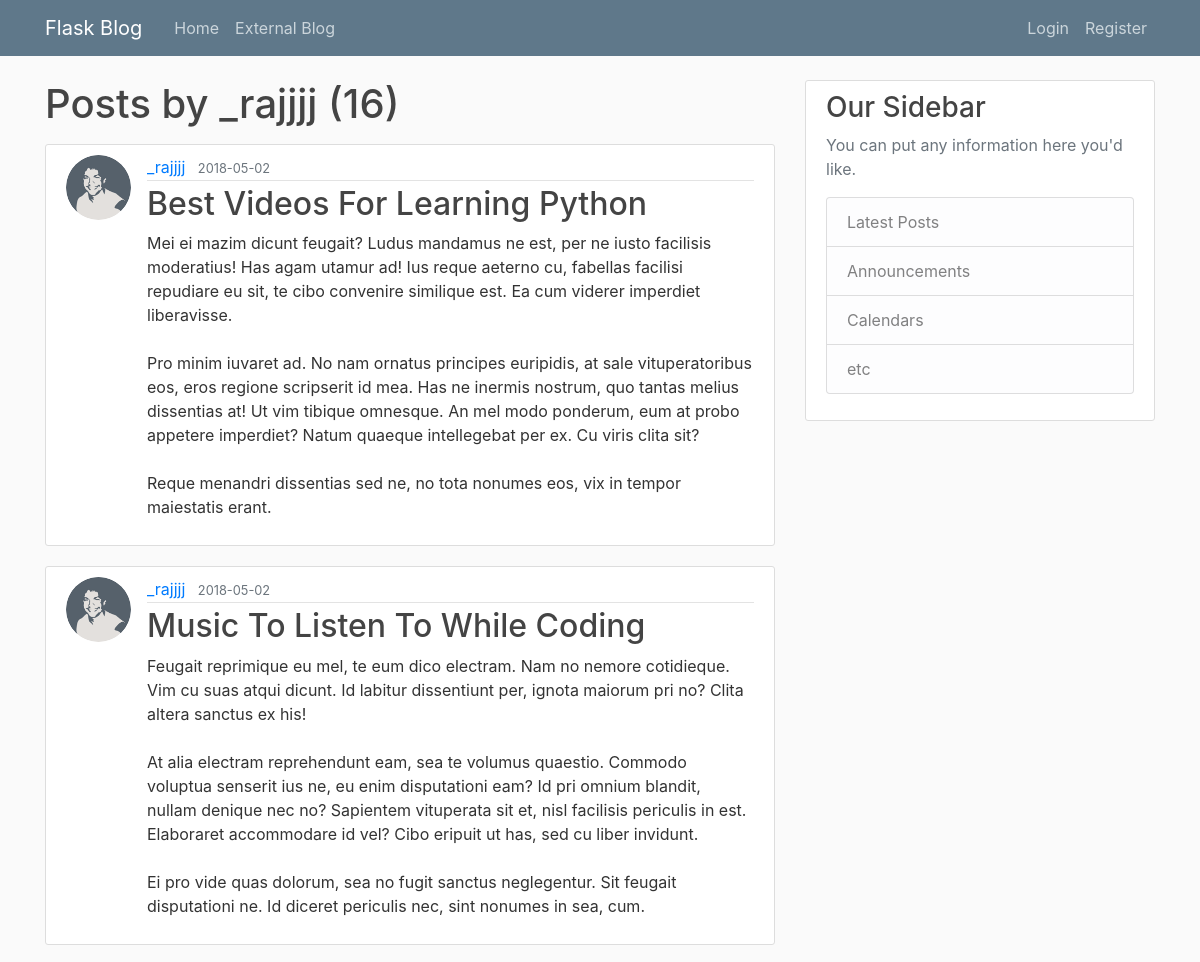
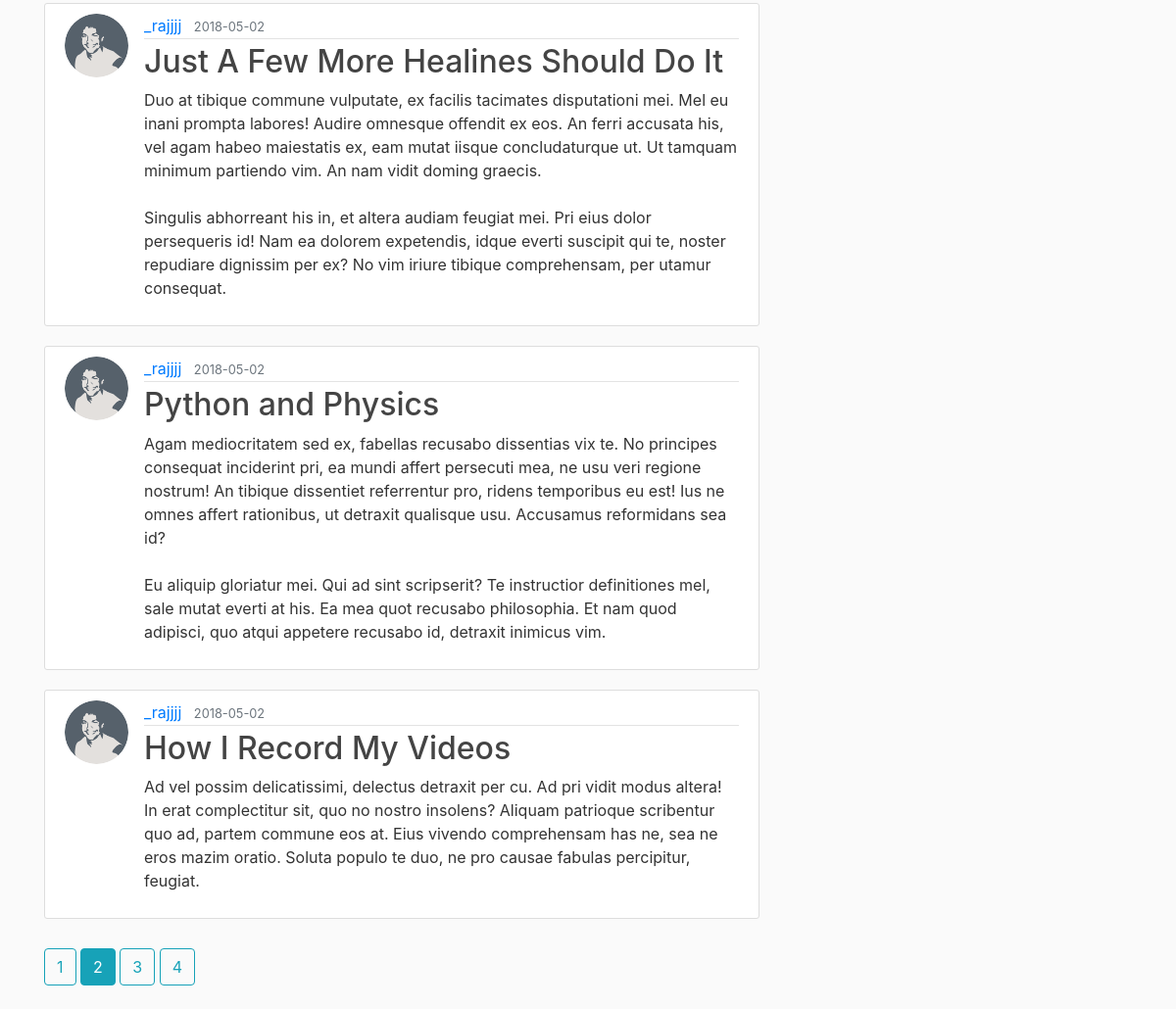
/user/_rajjjj?page=2, run on the app's committed database (2 pictures, top to bottom).
### flaskblog/models.py (models this page shows, shortened)
class User(db.Model, UserMixin):
    id = db.Column(db.Integer, primary_key=True)
    username = db.Column(db.String(20), unique=True, nullable=False)
    email = db.Column(db.String(120), unique=True, nullable=False)
    image_file = db.Column(db.String(20), nullable=False, default='default.jpg')
    password = db.Column(db.String(60), nullable=False)
    posts = db.relationship('Post', backref='author', lazy=True)

class Post(db.Model):
    id = db.Column(db.Integer, primary_key=True)
    title = db.Column(db.String(100), nullable=False)
    date_posted = db.Column(db.DateTime, nullable=False, default=datetime.utcnow)
    content = db.Column(db.Text, nullable=False)
    user_id = db.Column(db.Integer, db.ForeignKey('user.id'), nullable=False)

### flaskblog/routes.py (the view)
@app.route("/user/<string:username>")
def user_posts(username):
    page = request.args.get('page', 1, type=int)
    user = User.query.filter_by(username=username).first_or_404()
    posts = Post.query.filter_by(author=user)\
        .order_by(Post.date_posted.desc())\
        .paginate(page=page, per_page=5)
    return render_template('user_posts.html', posts=posts, user=user)

### flaskblog/templates/user_posts.html
{% extends "layout.html" %}
{% block content %}
    <h1 class="mb-3">Posts by {{ user.username }} ({{ posts.total }})</h1>
    {% for post in posts.items %}
        <article class="media content-section">
          <img class="rounded-circle article-img" src="{{ url_for('static', filename='profile_pics/' + post.author.image_file) }}">
          <div class="media-body">
            <div class="article-metadata">
              <a class="mr-2" href="{{ url_for('user_posts', username=post.author.username) }}">{{ post.author.username }}</a>
              <small class="text-muted">{{ post.date_posted.strftime('%Y-%m-%d') }}</small>
            </div>
            <h2><a class="article-title" href="{{ url_for('post', post_id=post.id) }}">{{ post.title }}</a></h2>
            <p class="article-content">{{ post.content }}</p>
          </div>
        </article>
    {% endfor %}
    {% for page_num in posts.iter_pages(left_edge=1, right_edge=1, left_current=1, right_current=2) %}
      {% if page_num %}
        {% if posts.page == page_num %}
          <a class="btn btn-info mb-4" href="{{ url_for('user_posts', username=user.username, page=page_num) }}">{{ page_num }}</a>
        {% else %}
          <a class="btn btn-outline-info mb-4" href="{{ url_for('user_posts', username=user.username, page=page_num) }}">{{ page_num }}</a>
        {% endif %}
      {% else %}
        ...
      {% endif %}
    {% endfor %}
{% endblock content %}

### flaskblog/static/main.css (style rules this page uses)
body { background: #fafafa; color: #333333; margin-top: 5rem; }
h1, h2, h3, h4, h5, h6 { color: #444444; }
.content-section { background: #ffffff; padding: 10px 20px; border: 1px solid #dddddd; border-radius: 3px; margin-bottom: 20px; }
.article-title { color: #444444; }
.article-content { white-space: pre-line; }
.article-img { height: 65px; width: 65px; margin-right: 16px; }
.article-metadata { padding-bottom: 1px; margin-bottom: 4px; border-bottom: 1px solid #e3e3e3 }
.btn { padding: .375rem .75rem; margin-top:10px; }

### data on the page
User: username "_rajjjj"
Post: image_file (picture), author.username "_rajjjj", date_posted "2018-05-02", title "Best Videos For Learning Python", content "Mei ei mazim dicunt feugait? Ludus mandamus ne est, per ne iusto facilisis moderatius! Has agam utamur ad! Ius reque aeterno cu, fabellas facilisi repudiare eu sit, te cibo convenire similique est. Ea cum viderer imperdiet liberavisse. Pro minim iuvaret ad. No nam ornatus principes euripidis, at sale vituperatoribus eos, eros regione scripserit id mea. Has ne inermis nostrum, quo tantas melius dissentias at! Ut vim tibique omnesque. An mel modo ponderum, eum at probo appetere imperdiet? Natum quaeque intellegebat per ex. Cu viris clita sit? Reque menandri dissentias sed ne, no tota nonumes eos, vix in tempor maiestatis erant."
Post: image_file (picture), author.username "_rajjjj", date_posted "2018-05-02", title "Music To Listen To While Coding", content "Feugait reprimique eu mel, te eum dico electram. Nam no nemore cotidieque. Vim cu suas atqui dicunt. Id labitur dissentiunt per, ignota maiorum pri no? Clita altera sanctus ex his! At alia electram reprehendunt eam, sea te volumus quaestio. Commodo voluptua senserit ius ne, eu enim disputationi eam? Id pri omnium blandit, nullam denique nec no? Sapientem vituperata sit et, nisl facilisis periculis in est. Elaboraret accommodare id vel? Cibo eripuit ut has, sed cu liber invidunt. Ei pro vide quas dolorum, sea no fugit sanctus neglegentur. Sit feugait disputationi ne. Id diceret periculis nec, sint nonumes in sea, cum."
Post: image_file (picture), author.username "_rajjjj", date_posted "2018-05-02", title "Just A Few More Healines Should Do It", content "Duo at tibique commune vulputate, ex facilis tacimates disputationi mei. Mel eu inani prompta labores! Audire omnesque offendit ex eos. An ferri accusata his, vel agam habeo maiestatis ex, eam mutat iisque concludaturque ut. Ut tamquam minimum partiendo vim. An nam vidit doming graecis. Singulis abhorreant his in, et altera audiam feugiat mei. Pri eius dolor persequeris id! Nam ea dolorem expetendis, idque everti suscipit qui te, noster repudiare dignissim per ex? No vim iriure tibique comprehensam, per utamur consequat."
Post: image_file (picture), author.username "_rajjjj", date_posted "2018-05-02", title "Python and Physics", content "Agam mediocritatem sed ex, fabellas recusabo dissentias vix te. No principes consequat inciderint pri, ea mundi affert persecuti mea, ne usu veri regione nostrum! An tibique dissentiet referrentur pro, ridens temporibus eu est! Ius ne omnes affert rationibus, ut detraxit qualisque usu. Accusamus reformidans sea id? Eu aliquip gloriatur mei. Qui ad sint scripserit? Te instructior definitiones mel, sale mutat everti at his. Ea mea quot recusabo philosophia. Et nam quod adipisci, quo atqui appetere recusabo id, detraxit inimicus vim."
Post: image_file (picture), author.username "_rajjjj", date_posted "2018-05-02", title "How I Record My Videos", content "Ad vel possim delicatissimi, delectus detraxit per cu. Ad pri vidit modus altera! In erat complectitur sit, quo no nostro insolens? Aliquam patrioque scribentur quo ad, partem commune eos at. Eius vivendo comprehensam has ne, sea ne eros mazim oratio. Soluta populo te duo, ne pro causae fabulas percipitur, feugiat."

### other printed values
{{ posts.total }} "16"
{{ page_num }} "1" "3" "4"
{{ page_num }} "2"
